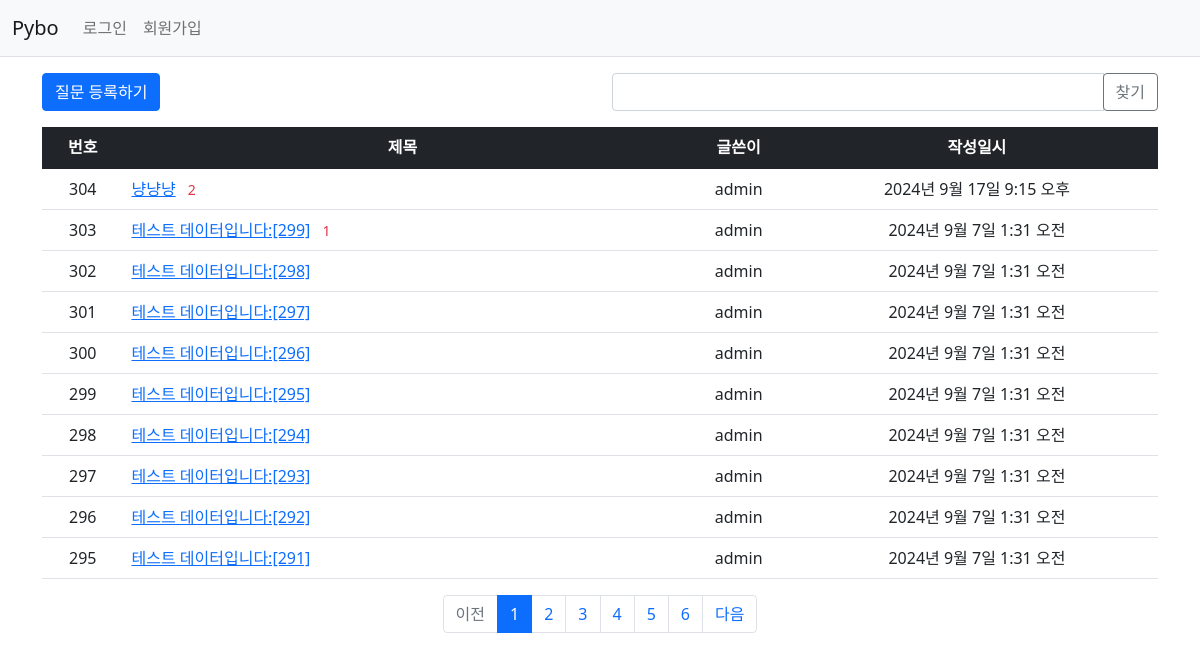
Page /pybo/ on the earlier database version.
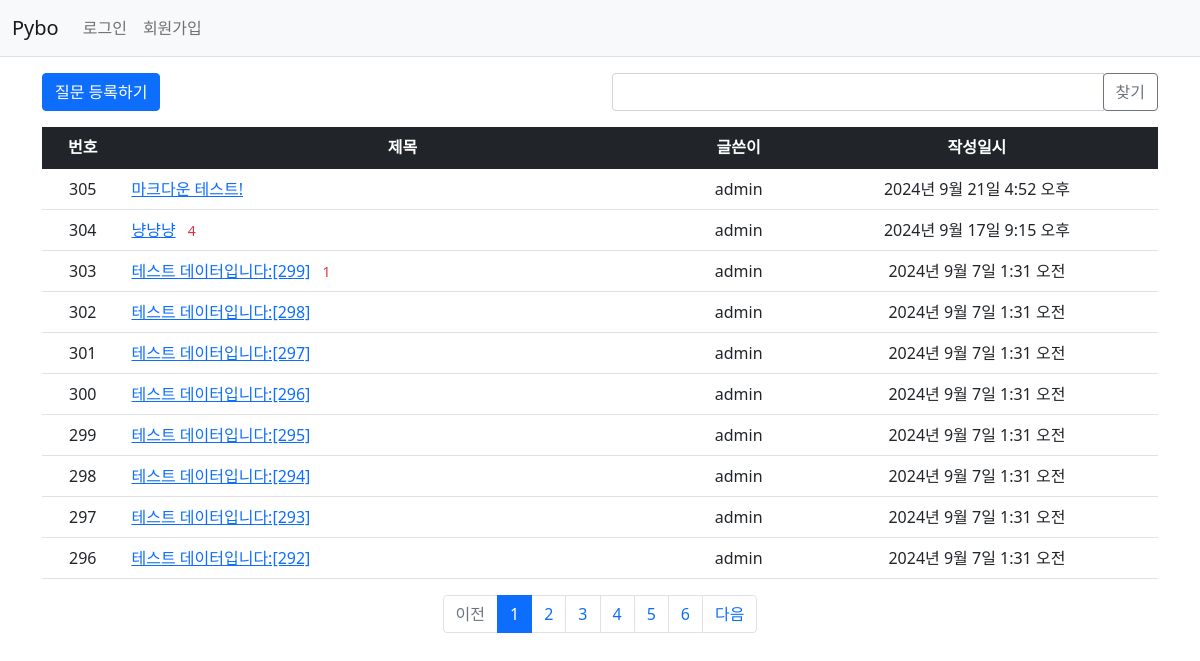
Same page on the later database version.
### pybo/models.py (models this page shows, shortened)
class Question(models.Model):
    author = models.ForeignKey(User, on_delete=models.CASCADE, related_name="author_question")
    subject = models.CharField(max_length=200)
    content = models.TextField()
    create_date = models.DateTimeField()
    modify_date = models.DateTimeField(null=True, blank=True)
    voter = models.ManyToManyField(User, related_name="voter_question")

### pybo/views/base_views.py (the view, shortened to what this page needs)
# urls.py: path('', base_views.index, name="index"), # '/'에 해당하는 path
def index(request):
    page = request.GET.get("page", '1')
    kw = request.GET.get('kw', '')
    question_list = Question.objects.order_by("-create_date")
    paginator = Paginator(question_list, 10)
    page_obj = paginator.get_page(page)
    context = {"question_list": page_obj, 'page':page, 'kw':kw}
    return render(request, "pybo/question_list.html", context)

### pybo/templatetags/pybo_filter.py (called while the page is built)
@register.filter
def sub(value, arg):
    return value - arg

### templates/pybo/question_list.html (shortened to what this page needs)
{% extends "base.html" %}
{% load pybo_filter %}
{% block content %}
<div class="container my-3">
    <div class="row my-3">
        <div class="col-6">
            <a href="{% url 'pybo:question_create' %}" class="btn btn-primary">질문 등록하기</a>
        </div>
        <div class="col-6">
            <div class="input-group">
                <input type="text" id="search_kw" class="form-control" value="{{ kw|default_if_none:'' }}">
                <div class="input-group-append">
                    <button class="btn btn-outline-secondary" type="button" id="btn_search">찾기</button>
                </div>
            </div>
        </div>
    </div>
    <table class="table">
        <thead>
        <tr class="text-center table-dark">
            <th>번호</th>
            <th style="width:50%">제목</th>
            <th>글쓴이</th>
            <th>작성일시</th>
        </tr>
        </thead>
        <tbody>
        {% if question_list %}
        {% for question in question_list %}
        <tr class="text-center">
            <td>
                {{ question_list.paginator.count|sub:question_list.start_index|sub:forloop.counter0|add:1 }}
            </td>
            <td class="text-start">
                <a href="{% url 'pybo:detail' question.id %}">{{ question.subject }}</a>
                {% if question.answer_set.count > 0 %}
                <span class="text-danger small mx-2">{{ question.answer_set.count }}</span>
                {% endif %}
            </td>
            <td>{{ question.author.username }}</td>
            <td>{{ question.create_date }}</td>
        </tr>
        {% endfor %}
        {% else %}
        <tr>
            <td colspan="4">질문이 없습니다.</td>
        </tr>
        {% endif %}
        </tbody>
    </table>
    <ul class="pagination justify-content-center">
        {% if question_list.has_previous %}
        <li class="page-item">
            <a class="page-link" data-page="{{ question_list.previous_page_number }}"
               href="javascript:void(0)">이전</a>
        </li>
        {% else %}
        <li class="page-item disabled">
            <a class="page-link" tabindex="-1" aria-disabled="true" href="#">이전</a>
        </li>
        {% endif %}
        {% for page_number in question_list.paginator.page_range %}
        {% if page_number >= question_list.number|add:-5 and page_number <= question_list.number|add:5 %}
        {% if page_number == question_list.number %}
        <li class="page-item active" aria-current="page">
            <a class="page-link" data-page="{{ page_number }}"
               href="javascript:void(0)">{{ page_number }}</a>
        </li>
        {% else %}
        <li class="page-item">
            <a class="page-link" data-page="{{ page_number }}"
               href="javascript:void(0)">{{ page_number }}</a>
        </li>
        {% endif %}
        {% endif %}
        {% endfor %}
        {% if question_list.has_next %}
        <li class="page-item">
                <a class="page-link" data-page="{{ question_list.next_page_number }}"
                   href="javascript:void(0)">다음</a></li>
        {% else %}
            <li class="page-item disabled">
                <a class="page-link" tabindex="-1" aria-disabled="true"
                   href="javascript:void(0)">다음</a></li>
        {% endif %}
    </ul>
</div>
{% endblock %}

Differences in the rows shown:
no longer on this page (row unchanged): Question: paginator.count|sub "295", subject "테스트 데이터입니다:[291]", author.username "admin", create_date "2024년 9월 7일 1:31 오전"
added Question: paginator.count|sub "305", subject "마크다운 테스트!", author.username "admin", create_date "2024년 9월 21일 4:52 오후"
computed for Question "냥냥냥": answer_set.count "2" → "4"
